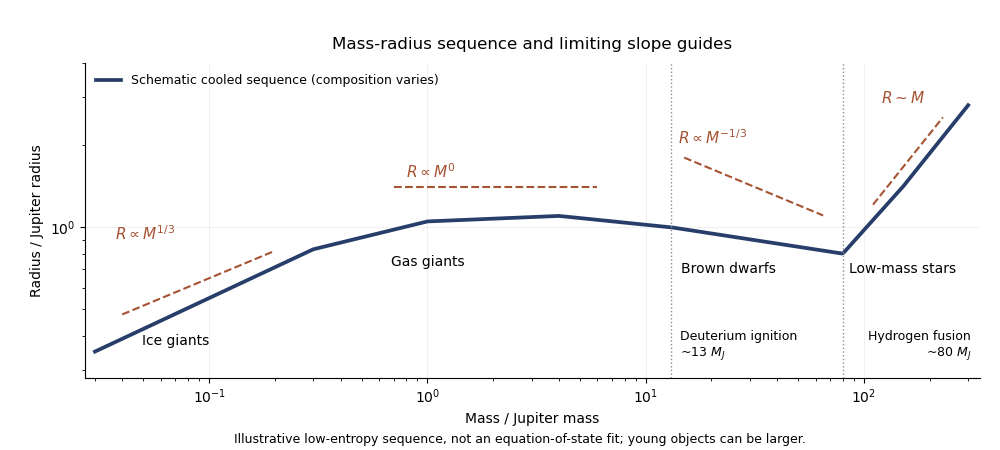

This chart was generated by the following Python code:
"""Original schematic; writes only to the current working directory.
Tested: Python 3.14.4, NumPy 2.3.5, Matplotlib 3.10.7.
"""
from pathlib import Path
import matplotlib
matplotlib.use('Agg')
import matplotlib.pyplot as plt
import numpy as np
plt.rcParams.update({'font.size': 10, 'axes.spines.top': False, 'axes.spines.right': False})

fig,ax=plt.subplots(figsize=(10,4.5),dpi=100)
m=np.geomspace(.03,300,500)
r=np.exp(np.interp(np.log(m),np.log([.03,.1,.3,1,4,13,80,150,300]),np.log([.35,.55,.83,1.05,1.1,1,.8,1.4,2.8])))
ax.loglog(m,r,color='#263e69',lw=2.7,label='Schematic cooled sequence (composition varies)')
for mass,label in [(13,'Deuterium ignition\n~13 $M_J$'),(80,'Hydrogen fusion\n~80 $M_J$')]:
 ax.axvline(mass,color='.55',ls=':',lw=1);ax.text(mass*1.10 if mass==13 else 310,.32,label,fontsize=9,va='bottom',ha='left' if mass==13 else 'right')
for mm,rr,txt,x,y in [(np.geomspace(.04,.2,40),.65*(np.geomspace(.04,.2,40)/.1)**(1/3),r'$R\propto M^{1/3}$',.037,.9),(np.geomspace(.7,6,40),np.full(40,1.4),r'$R\propto M^0$',.8,1.52),(np.geomspace(15,65,40),1.8*(np.geomspace(15,65,40)/15)**(-1/3),r'$R\propto M^{-1/3}$',14,2.02),(np.geomspace(110,230,40),.011*np.geomspace(110,230,40),r'$R\sim M$',120,2.85)]:
 ax.plot(mm,rr,'--',color='#a65333',lw=1.5);ax.text(x,y,txt,color='#a65333',fontsize=11)
for x,y,txt in [(.07,.37,'Ice giants'),(1,.72,'Gas giants'),(24,.68,'Brown dwarfs'),(150,.68,'Low-mass stars')]: ax.text(x,y,txt,ha='center',fontsize=10)
ax.set_ylim(.28,4);ax.set_xlim(.027,340);ax.set_xlabel(r'Mass / Jupiter mass');ax.set_ylabel(r'Radius / Jupiter radius')
ax.set_title('Mass-radius sequence and limiting slope guides',pad=10);ax.grid(which='major',alpha=.17)
ax.legend(loc='upper left',frameon=False,fontsize=9)
fig.text(.52,.015,'Illustrative low-entropy sequence, not an equation-of-state fit; young objects can be larger.',ha='center',fontsize=9)
fig.subplots_adjust(left=.085,right=.98,bottom=.16,top=.86)

fig.savefig(Path.cwd() / 'paper-315-mass-radius.png', dpi=100, facecolor='white', transparent=False)
plt.close(fig)
